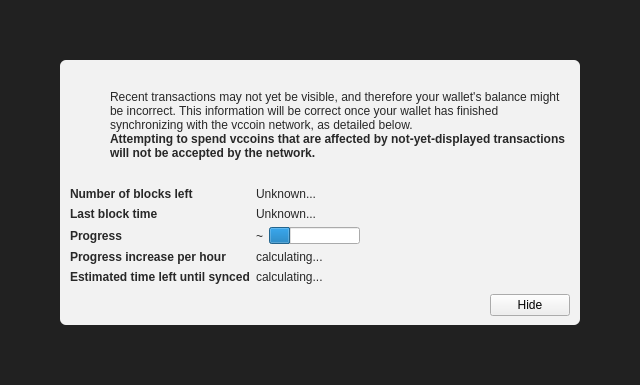
<?xml version="1.0" encoding="UTF-8"?>
<ui version="4.0">
 <class>ModalOverlay</class>
 <widget class="ModalOverlay" name="ModalOverlay">
  <property name="geometry">
   <rect>
    <x>0</x>
    <y>0</y>
    <width>640</width>
    <height>385</height>
   </rect>
  </property>
  <property name="windowTitle">
   <string>Form</string>
  </property>
  <layout class="QVBoxLayout" name="verticalLayout" stretch="0">
   <property name="sizeConstraint">
    <enum>QLayout::SetDefaultConstraint</enum>
   </property>
   <property name="leftMargin">
    <number>0</number>
   </property>
   <property name="topMargin">
    <number>0</number>
   </property>
   <property name="rightMargin">
    <number>0</number>
   </property>
   <property name="bottomMargin">
    <number>0</number>
   </property>
   <item>
    <widget class="QWidget" name="bgWidget" native="true">
     <property name="styleSheet">
      <string notr="true">#bgWidget { background: rgba(0,0,0,220); }</string>
     </property>
     <layout class="QVBoxLayout" name="verticalLayoutMain" stretch="1">
      <property name="leftMargin">
       <number>60</number>
      </property>
      <property name="topMargin">
       <number>60</number>
      </property>
      <property name="rightMargin">
       <number>60</number>
      </property>
      <property name="bottomMargin">
       <number>60</number>
      </property>
      <item>
       <widget class="QWidget" name="contentWidget" native="true">
        <property name="styleSheet">
         <string notr="true">#contentWidget { background: rgba(255,255,255,240); border-radius: 6px; }

QLabel { color: rgb(40,40,40);  }</string>
        </property>
        <layout class="QVBoxLayout" name="verticalLayoutSub" stretch="1,0,0,0">
         <property name="spacing">
          <number>0</number>
         </property>
         <property name="leftMargin">
          <number>10</number>
         </property>
         <property name="topMargin">
          <number>10</number>
         </property>
         <property name="rightMargin">
          <number>10</number>
         </property>
         <property name="bottomMargin">
          <number>10</number>
         </property>
         <item>
          <layout class="QHBoxLayout" name="horizontalLayoutIconText" stretch="0,1">
           <property name="topMargin">
            <number>20</number>
           </property>
           <item>
            <layout class="QVBoxLayout" name="verticalLayoutIcon">
             <property name="leftMargin">
              <number>0</number>
             </property>
             <item>
              <widget class="QPushButton" name="warningIcon">
               <property name="enabled">
                <bool>false</bool>
               </property>
               <property name="text">
                <string/>
               </property>
               <property name="icon">
                <iconset>
                 <normaloff>:/icons/warning</normaloff>
                 <disabledoff>:/icons/warning</disabledoff>:/icons/warning</iconset>
               </property>
               <property name="iconSize">
                <size>
                 <width>48</width>
                 <height>48</height>
                </size>
               </property>
               <property name="flat">
                <bool>true</bool>
               </property>
              </widget>
             </item>
             <item>
              <spacer name="verticalSpacerWarningIcon">
               <property name="orientation">
                <enum>Qt::Vertical</enum>
               </property>
               <property name="sizeHint" stdset="0">
                <size>
                 <width>20</width>
                 <height>40</height>
                </size>
               </property>
              </spacer>
             </item>
            </layout>
           </item>
           <item>
            <layout class="QVBoxLayout" name="verticalLayoutInfoText">
             <property name="leftMargin">
              <number>0</number>
             </property>
             <property name="topMargin">
              <number>0</number>
             </property>
             <item>
              <widget class="QLabel" name="infoText">
               <property name="text">
                <string>Recent transactions may not yet be visible, and therefore your wallet's balance might be incorrect. This information will be correct once your wallet has finished synchronizing with the vccoin network, as detailed below.</string>
               </property>
               <property name="textFormat">
                <enum>Qt::RichText</enum>
               </property>
               <property name="wordWrap">
                <bool>true</bool>
               </property>
              </widget>
             </item>
             <item>
              <widget class="QLabel" name="infoTextStrong">
               <property name="font">
                <font>
                 <weight>75</weight>
                 <bold>true</bold>
                </font>
               </property>
               <property name="text">
                <string>Attempting to spend vccoins that are affected by not-yet-displayed transactions will not be accepted by the network.</string>
               </property>
               <property name="textFormat">
                <enum>Qt::RichText</enum>
               </property>
               <property name="wordWrap">
                <bool>true</bool>
               </property>
              </widget>
             </item>
             <item>
              <spacer name="verticalSpacerInTextSpace">
               <property name="orientation">
                <enum>Qt::Vertical</enum>
               </property>
               <property name="sizeHint" stdset="0">
                <size>
                 <width>20</width>
                 <height>40</height>
                </size>
               </property>
              </spacer>
             </item>
            </layout>
           </item>
          </layout>
         </item>
         <item>
          <spacer name="verticalSpacerAfterText">
           <property name="orientation">
            <enum>Qt::Vertical</enum>
           </property>
           <property name="sizeHint" stdset="0">
            <size>
             <width>20</width>
             <height>40</height>
            </size>
           </property>
          </spacer>
         </item>
         <item>
          <layout class="QFormLayout" name="formLayout">
           <property name="fieldGrowthPolicy">
            <enum>QFormLayout::FieldsStayAtSizeHint</enum>
           </property>
           <property name="horizontalSpacing">
            <number>6</number>
           </property>
           <property name="verticalSpacing">
            <number>6</number>
           </property>
           <property name="topMargin">
            <number>10</number>
           </property>
           <item row="0" column="0">
            <widget class="QLabel" name="labelNumberOfBlocksLeft">
             <property name="font">
              <font>
               <weight>75</weight>
               <bold>true</bold>
              </font>
             </property>
             <property name="text">
              <string>Number of blocks left</string>
             </property>
            </widget>
           </item>
           <item row="0" column="1">
            <widget class="QLabel" name="numberOfBlocksLeft">
             <property name="text">
              <string>Unknown...</string>
             </property>
            </widget>
           </item>
           <item row="1" column="0">
            <widget class="QLabel" name="labelLastBlockTime">
             <property name="font">
              <font>
               <weight>75</weight>
               <bold>true</bold>
              </font>
             </property>
             <property name="text">
              <string>Last block time</string>
             </property>
            </widget>
           </item>
           <item row="1" column="1">
            <widget class="QLabel" name="newestBlockDate">
             <property name="sizePolicy">
              <sizepolicy hsizetype="Maximum" vsizetype="Preferred">
               <horstretch>0</horstretch>
               <verstretch>0</verstretch>
              </sizepolicy>
             </property>
             <property name="text">
              <string>Unknown...</string>
             </property>
            </widget>
           </item>
           <item row="2" column="0">
            <widget class="QLabel" name="labelSyncDone">
             <property name="font">
              <font>
               <weight>75</weight>
               <bold>true</bold>
              </font>
             </property>
             <property name="text">
              <string>Progress</string>
             </property>
            </widget>
           </item>
           <item row="2" column="1">
            <layout class="QHBoxLayout" name="horizontalLayoutSync" stretch="0,1">
             <item>
              <widget class="QLabel" name="percentageProgress">
               <property name="text">
                <string notr="true">~</string>
               </property>
              </widget>
             </item>
             <item>
              <widget class="QProgressBar" name="progressBar">
               <property name="value">
                <number>24</number>
               </property>
               <property name="format">
                <string/>
               </property>
              </widget>
             </item>
            </layout>
           </item>
           <item row="4" column="0">
            <widget class="QLabel" name="labelProgressIncrease">
             <property name="font">
              <font>
               <weight>75</weight>
               <bold>true</bold>
              </font>
             </property>
             <property name="text">
              <string>Progress increase per hour</string>
             </property>
            </widget>
           </item>
           <item row="4" column="1">
            <widget class="QLabel" name="progressIncreasePerH">
             <property name="text">
              <string>calculating...</string>
             </property>
            </widget>
           </item>
           <item row="5" column="0">
            <widget class="QLabel" name="labelEstimatedTimeLeft">
             <property name="font">
              <font>
               <weight>75</weight>
               <bold>true</bold>
              </font>
             </property>
             <property name="text">
              <string>Estimated time left until synced</string>
             </property>
            </widget>
           </item>
           <item row="5" column="1">
            <widget class="QLabel" name="expectedTimeLeft">
             <property name="text">
              <string>calculating...</string>
             </property>
            </widget>
           </item>
          </layout>
         </item>
         <item>
          <layout class="QHBoxLayout" name="horizontalLayoutButtons">
           <property name="leftMargin">
            <number>10</number>
           </property>
           <property name="topMargin">
            <number>10</number>
           </property>
           <item>
            <spacer name="horizontalSpacer">
             <property name="orientation">
              <enum>Qt::Horizontal</enum>
             </property>
             <property name="sizeHint" stdset="0">
              <size>
               <width>40</width>
               <height>20</height>
              </size>
             </property>
            </spacer>
           </item>
           <item>
            <widget class="QPushButton" name="closeButton">
             <property name="text">
              <string>Hide</string>
             </property>
            </widget>
           </item>
          </layout>
         </item>
        </layout>
       </widget>
      </item>
     </layout>
    </widget>
   </item>
  </layout>
 </widget>
 <customwidgets>
  <customwidget>
   <class>ModalOverlay</class>
   <extends>QWidget</extends>
   <header>modaloverlay.h</header>
   <container>1</container>
  </customwidget>
 </customwidgets>
 <resources/>
 <connections/>
</ui>
